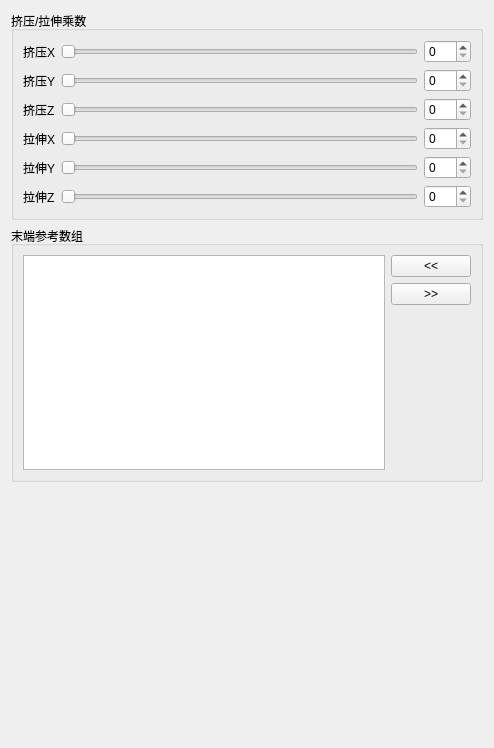
<?xml version="1.0" encoding="UTF-8"?>
<ui version="4.0">
 <class>Form</class>
 <widget class="QWidget" name="Form">
  <property name="geometry">
   <rect>
    <x>0</x>
    <y>0</y>
    <width>494</width>
    <height>748</height>
   </rect>
  </property>
  <property name="windowTitle">
   <string>表单</string>
  </property>
  <layout class="QVBoxLayout" name="verticalLayout_2">
   <item>
    <widget class="QGroupBox" name="groupBox">
     <property name="title">
      <string>挤压/拉伸乘数</string>
     </property>
     <layout class="QVBoxLayout" name="verticalLayout">
      <item>
       <layout class="QHBoxLayout" name="horizontalLayout">
        <item>
         <widget class="QLabel" name="squashX_label">
          <property name="text">
           <string>挤压X</string>
          </property>
         </widget>
        </item>
        <item>
         <widget class="QSlider" name="squashX_slider">
          <property name="minimumSize">
           <size>
            <width>0</width>
            <height>15</height>
           </size>
          </property>
          <property name="maximum">
           <number>100</number>
          </property>
          <property name="orientation">
           <enum>Qt::Horizontal</enum>
          </property>
         </widget>
        </item>
        <item>
         <widget class="QSpinBox" name="squashX_spinBox">
          <property name="maximum">
           <number>100</number>
          </property>
         </widget>
        </item>
       </layout>
      </item>
      <item>
       <layout class="QHBoxLayout" name="horizontalLayout_2">
        <item>
         <widget class="QLabel" name="squashY_label">
          <property name="text">
           <string>挤压Y</string>
          </property>
         </widget>
        </item>
        <item>
         <widget class="QSlider" name="squashY_slider">
          <property name="minimumSize">
           <size>
            <width>0</width>
            <height>15</height>
           </size>
          </property>
          <property name="maximum">
           <number>100</number>
          </property>
          <property name="orientation">
           <enum>Qt::Horizontal</enum>
          </property>
         </widget>
        </item>
        <item>
         <widget class="QSpinBox" name="squashY_spinBox">
          <property name="maximum">
           <number>100</number>
          </property>
         </widget>
        </item>
       </layout>
      </item>
      <item>
       <layout class="QHBoxLayout" name="horizontalLayout_3">
        <item>
         <widget class="QLabel" name="squashZ_label">
          <property name="text">
           <string>挤压Z</string>
          </property>
         </widget>
        </item>
        <item>
         <widget class="QSlider" name="squashZ_slider">
          <property name="minimumSize">
           <size>
            <width>0</width>
            <height>15</height>
           </size>
          </property>
          <property name="maximum">
           <number>100</number>
          </property>
          <property name="orientation">
           <enum>Qt::Horizontal</enum>
          </property>
         </widget>
        </item>
        <item>
         <widget class="QSpinBox" name="squashZ_spinBox">
          <property name="maximum">
           <number>100</number>
          </property>
         </widget>
        </item>
       </layout>
      </item>
      <item>
       <layout class="QHBoxLayout" name="horizontalLayout_4">
        <item>
         <widget class="QLabel" name="stretchX_label">
          <property name="text">
           <string>拉伸X</string>
          </property>
         </widget>
        </item>
        <item>
         <widget class="QSlider" name="stretchX_slider">
          <property name="minimumSize">
           <size>
            <width>0</width>
            <height>15</height>
           </size>
          </property>
          <property name="maximum">
           <number>100</number>
          </property>
          <property name="orientation">
           <enum>Qt::Horizontal</enum>
          </property>
         </widget>
        </item>
        <item>
         <widget class="QSpinBox" name="stretchX_spinBox">
          <property name="maximum">
           <number>100</number>
          </property>
         </widget>
        </item>
       </layout>
      </item>
      <item>
       <layout class="QHBoxLayout" name="horizontalLayout_5">
        <item>
         <widget class="QLabel" name="stretchY_label">
          <property name="text">
           <string>拉伸Y</string>
          </property>
         </widget>
        </item>
        <item>
         <widget class="QSlider" name="stretchY_slider">
          <property name="minimumSize">
           <size>
            <width>0</width>
            <height>15</height>
           </size>
          </property>
          <property name="maximum">
           <number>100</number>
          </property>
          <property name="orientation">
           <enum>Qt::Horizontal</enum>
          </property>
         </widget>
        </item>
        <item>
         <widget class="QSpinBox" name="stretchY_spinBox">
          <property name="maximum">
           <number>100</number>
          </property>
         </widget>
        </item>
       </layout>
      </item>
      <item>
       <layout class="QHBoxLayout" name="horizontalLayout_6">
        <item>
         <widget class="QLabel" name="stretchZ_label">
          <property name="text">
           <string>拉伸Z</string>
          </property>
         </widget>
        </item>
        <item>
         <widget class="QSlider" name="stretchZ_slider">
          <property name="minimumSize">
           <size>
            <width>0</width>
            <height>15</height>
           </size>
          </property>
          <property name="maximum">
           <number>100</number>
          </property>
          <property name="orientation">
           <enum>Qt::Horizontal</enum>
          </property>
         </widget>
        </item>
        <item>
         <widget class="QSpinBox" name="stretchZ_spinBox">
          <property name="maximum">
           <number>100</number>
          </property>
         </widget>
        </item>
       </layout>
      </item>
     </layout>
    </widget>
   </item>
   <item>
    <widget class="QGroupBox" name="upvRefArray_groupBox">
     <property name="title">
      <string>末端参考数组</string>
     </property>
     <layout class="QVBoxLayout" name="verticalLayout_3">
      <item>
       <layout class="QHBoxLayout" name="upvRefArray_horizontalLayout">
        <item>
         <layout class="QVBoxLayout" name="upvRefArray_verticalLayout_1">
          <item>
           <widget class="QListWidget" name="refArray_listWidget">
            <property name="dragDropOverwriteMode">
             <bool>true</bool>
            </property>
            <property name="dragDropMode">
             <enum>QAbstractItemView::InternalMove</enum>
            </property>
            <property name="defaultDropAction">
             <enum>Qt::MoveAction</enum>
            </property>
            <property name="alternatingRowColors">
             <bool>true</bool>
            </property>
            <property name="selectionMode">
             <enum>QAbstractItemView::ExtendedSelection</enum>
            </property>
            <property name="selectionRectVisible">
             <bool>false</bool>
            </property>
           </widget>
          </item>
         </layout>
        </item>
        <item>
         <layout class="QVBoxLayout" name="upvRefArray_verticalLayout_2">
          <item>
           <widget class="QPushButton" name="refArrayAdd_pushButton">
            <property name="text">
             <string>&lt;&lt;</string>
            </property>
           </widget>
          </item>
          <item>
           <widget class="QPushButton" name="refArrayRemove_pushButton">
            <property name="text">
             <string>&gt;&gt;</string>
            </property>
           </widget>
          </item>
          <item>
           <spacer name="upvRefArray_verticalSpacer">
            <property name="orientation">
             <enum>Qt::Vertical</enum>
            </property>
            <property name="sizeHint" stdset="0">
             <size>
              <width>20</width>
              <height>40</height>
             </size>
            </property>
           </spacer>
          </item>
         </layout>
        </item>
       </layout>
      </item>
     </layout>
    </widget>
   </item>
   <item>
    <spacer name="verticalSpacer">
     <property name="orientation">
      <enum>Qt::Vertical</enum>
     </property>
     <property name="sizeHint" stdset="0">
      <size>
       <width>20</width>
       <height>40</height>
      </size>
     </property>
    </spacer>
   </item>
  </layout>
 </widget>
 <resources/>
 <connections>
  <connection>
   <sender>squashX_slider</sender>
   <signal>valueChanged(int)</signal>
   <receiver>squashX_spinBox</receiver>
   <slot>setValue(int)</slot>
   <hints>
    <hint type="sourcelabel">
     <x>297</x>
     <y>69</y>
    </hint>
    <hint type="destinationlabel">
     <x>425</x>
     <y>64</y>
    </hint>
   </hints>
  </connection>
  <connection>
   <sender>squashX_spinBox</sender>
   <signal>valueChanged(int)</signal>
   <receiver>squashX_slider</receiver>
   <slot>setValue(int)</slot>
   <hints>
    <hint type="sourcelabel">
     <x>426</x>
     <y>77</y>
    </hint>
    <hint type="destinationlabel">
     <x>240</x>
     <y>73</y>
    </hint>
   </hints>
  </connection>
  <connection>
   <sender>squashY_slider</sender>
   <signal>valueChanged(int)</signal>
   <receiver>squashY_spinBox</receiver>
   <slot>setValue(int)</slot>
   <hints>
    <hint type="sourcelabel">
     <x>343</x>
     <y>110</y>
    </hint>
    <hint type="destinationlabel">
     <x>436</x>
     <y>117</y>
    </hint>
   </hints>
  </connection>
  <connection>
   <sender>squashY_spinBox</sender>
   <signal>valueChanged(int)</signal>
   <receiver>squashY_slider</receiver>
   <slot>setValue(int)</slot>
   <hints>
    <hint type="sourcelabel">
     <x>420</x>
     <y>98</y>
    </hint>
    <hint type="destinationlabel">
     <x>337</x>
     <y>101</y>
    </hint>
   </hints>
  </connection>
  <connection>
   <sender>squashZ_slider</sender>
   <signal>valueChanged(int)</signal>
   <receiver>squashZ_spinBox</receiver>
   <slot>setValue(int)</slot>
   <hints>
    <hint type="sourcelabel">
     <x>373</x>
     <y>146</y>
    </hint>
    <hint type="destinationlabel">
     <x>427</x>
     <y>151</y>
    </hint>
   </hints>
  </connection>
  <connection>
   <sender>squashZ_spinBox</sender>
   <signal>valueChanged(int)</signal>
   <receiver>squashZ_slider</receiver>
   <slot>setValue(int)</slot>
   <hints>
    <hint type="sourcelabel">
     <x>427</x>
     <y>166</y>
    </hint>
    <hint type="destinationlabel">
     <x>350</x>
     <y>145</y>
    </hint>
   </hints>
  </connection>
  <connection>
   <sender>stretchX_slider</sender>
   <signal>valueChanged(int)</signal>
   <receiver>stretchX_spinBox</receiver>
   <slot>setValue(int)</slot>
   <hints>
    <hint type="sourcelabel">
     <x>368</x>
     <y>194</y>
    </hint>
    <hint type="destinationlabel">
     <x>409</x>
     <y>196</y>
    </hint>
   </hints>
  </connection>
  <connection>
   <sender>stretchX_spinBox</sender>
   <signal>valueChanged(int)</signal>
   <receiver>stretchX_slider</receiver>
   <slot>setValue(int)</slot>
   <hints>
    <hint type="sourcelabel">
     <x>424</x>
     <y>184</y>
    </hint>
    <hint type="destinationlabel">
     <x>357</x>
     <y>197</y>
    </hint>
   </hints>
  </connection>
  <connection>
   <sender>stretchY_slider</sender>
   <signal>valueChanged(int)</signal>
   <receiver>stretchY_spinBox</receiver>
   <slot>setValue(int)</slot>
   <hints>
    <hint type="sourcelabel">
     <x>368</x>
     <y>227</y>
    </hint>
    <hint type="destinationlabel">
     <x>464</x>
     <y>247</y>
    </hint>
   </hints>
  </connection>
  <connection>
   <sender>stretchY_spinBox</sender>
   <signal>valueChanged(int)</signal>
   <receiver>stretchY_slider</receiver>
   <slot>setValue(int)</slot>
   <hints>
    <hint type="sourcelabel">
     <x>425</x>
     <y>229</y>
    </hint>
    <hint type="destinationlabel">
     <x>372</x>
     <y>229</y>
    </hint>
   </hints>
  </connection>
  <connection>
   <sender>stretchZ_slider</sender>
   <signal>valueChanged(int)</signal>
   <receiver>stretchZ_spinBox</receiver>
   <slot>setValue(int)</slot>
   <hints>
    <hint type="sourcelabel">
     <x>351</x>
     <y>270</y>
    </hint>
    <hint type="destinationlabel">
     <x>410</x>
     <y>274</y>
    </hint>
   </hints>
  </connection>
  <connection>
   <sender>stretchZ_spinBox</sender>
   <signal>valueChanged(int)</signal>
   <receiver>stretchZ_slider</receiver>
   <slot>setValue(int)</slot>
   <hints>
    <hint type="sourcelabel">
     <x>420</x>
     <y>284</y>
    </hint>
    <hint type="destinationlabel">
     <x>359</x>
     <y>287</y>
    </hint>
   </hints>
  </connection>
  <connection>
   <sender>squashX_slider</sender>
   <signal>sliderMoved(int)</signal>
   <receiver>squashX_spinBox</receiver>
   <slot>setValue(int)</slot>
   <hints>
    <hint type="sourcelabel">
     <x>191</x>
     <y>68</y>
    </hint>
    <hint type="destinationlabel">
     <x>412</x>
     <y>55</y>
    </hint>
   </hints>
  </connection>
  <connection>
   <sender>squashY_slider</sender>
   <signal>sliderMoved(int)</signal>
   <receiver>squashY_spinBox</receiver>
   <slot>setValue(int)</slot>
   <hints>
    <hint type="sourcelabel">
     <x>157</x>
     <y>108</y>
    </hint>
    <hint type="destinationlabel">
     <x>444</x>
     <y>112</y>
    </hint>
   </hints>
  </connection>
  <connection>
   <sender>squashZ_slider</sender>
   <signal>sliderMoved(int)</signal>
   <receiver>squashZ_spinBox</receiver>
   <slot>setValue(int)</slot>
   <hints>
    <hint type="sourcelabel">
     <x>153</x>
     <y>151</y>
    </hint>
    <hint type="destinationlabel">
     <x>427</x>
     <y>149</y>
    </hint>
   </hints>
  </connection>
  <connection>
   <sender>stretchX_slider</sender>
   <signal>sliderMoved(int)</signal>
   <receiver>stretchX_spinBox</receiver>
   <slot>setValue(int)</slot>
   <hints>
    <hint type="sourcelabel">
     <x>170</x>
     <y>197</y>
    </hint>
    <hint type="destinationlabel">
     <x>426</x>
     <y>200</y>
    </hint>
   </hints>
  </connection>
  <connection>
   <sender>stretchY_slider</sender>
   <signal>sliderMoved(int)</signal>
   <receiver>stretchY_spinBox</receiver>
   <slot>setValue(int)</slot>
   <hints>
    <hint type="sourcelabel">
     <x>220</x>
     <y>235</y>
    </hint>
    <hint type="destinationlabel">
     <x>438</x>
     <y>226</y>
    </hint>
   </hints>
  </connection>
  <connection>
   <sender>stretchZ_slider</sender>
   <signal>sliderMoved(int)</signal>
   <receiver>stretchZ_spinBox</receiver>
   <slot>setValue(int)</slot>
   <hints>
    <hint type="sourcelabel">
     <x>184</x>
     <y>280</y>
    </hint>
    <hint type="destinationlabel">
     <x>418</x>
     <y>274</y>
    </hint>
   </hints>
  </connection>
 </connections>
</ui>
